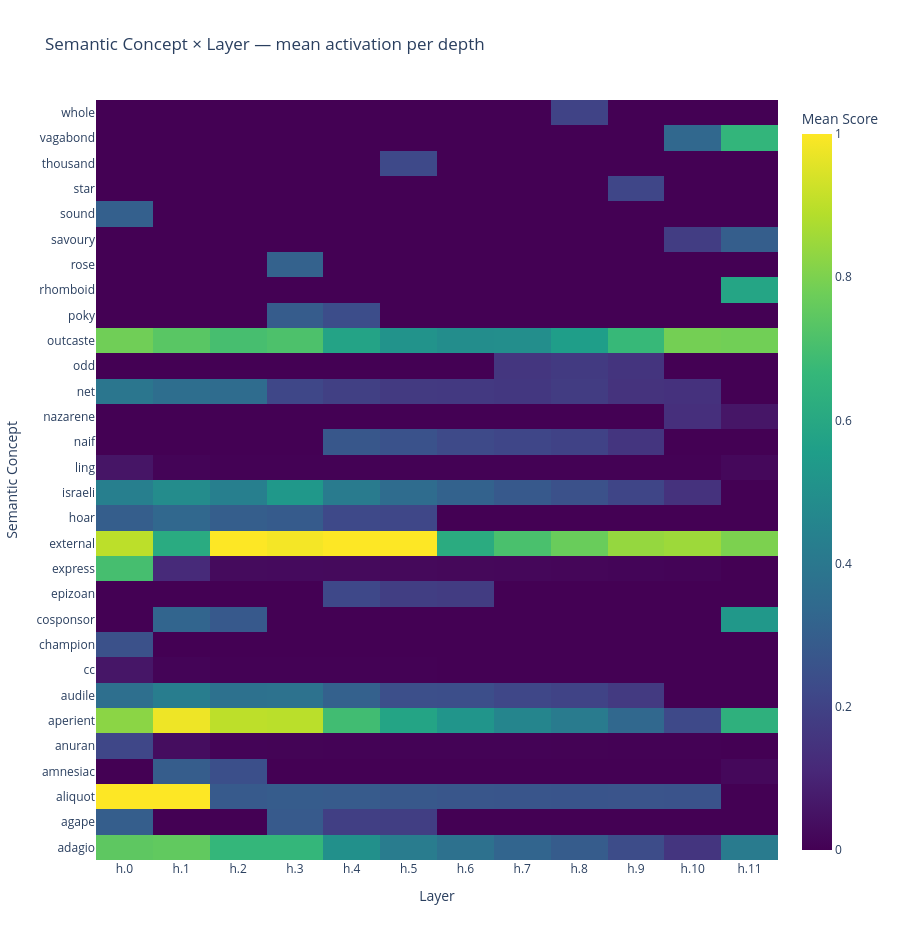

Here is the notebook cell this chart was saved with:
### Markdown cell above
## Section 12 — Semantic × Layer / Token × Semantic Heatmaps

**Left**: Which semantic concepts dominate at each transformer layer depth?
**Right**: Which concepts does each input token activate?

### Code cell
if not (NNSIGHT_AVAILABLE and SEMANTIC_AVAILABLE):
    print("Skipping")
else:
    # Semantic x Layer
    pivot_sl = (df.groupby(["semantic_label","layer_idx"])["score"]
                .mean().unstack("layer_idx").fillna(0.0))
    fig = go.Figure(go.Heatmap(
        z=pivot_sl.values, x=LAYER_LABELS, y=pivot_sl.index.tolist(),
        colorscale="Viridis",
        hovertemplate="concept: %{y}<br>layer: %{x}<br>mean score: %{z:.4f}<extra></extra>",
        colorbar=dict(title="Mean Score"),
    ))
    fig.update_layout(
        title="Semantic Concept × Layer — mean activation per depth",
        xaxis_title="Layer", yaxis_title="Semantic Concept",
        height=max(350, len(pivot_sl) * 28 + 100),
    )
    fig.show()

### Figure 1 — Plotly figure (JSON) as saved in the notebook; plotly's stock layout.template omitted (floating-point values rounded to 4 significant figures; data arrays with more than 128 entries replaced by an {"elided": "..."} marker saying what was removed)
{"data": [{"colorbar": {"title": {"text": "Mean Score"}}, "colorscale": [[0.0, "#440154"], [0.1111, "#482878"], [0.2222, "#3e4989"], [0.3333, "#31688e"], [0.4444, "#26828e"], [0.5556, "#1f9e89"], [0.6667, "#35b779"], [0.7778, "#6ece58"], [0.8889, "#b5de2b"], [1.0, "#fde725"]], "hovertemplate": "concept: %{y}<br>layer: %{x}<br>mean score: %{z:.4f}<extra></extra>", "type": "heatmap", "x": ["h.0", "h.1", "h.2", "h.3", "h.4", "h.5", "h.6", "h.7", "h.8", "h.9", "h.10", "h.11"], "y": ["adagio", "agape", "aliquot", "amnesiac", "anuran", "aperient", "audile", "cc", "champion", "cosponsor", "epizoan", "express", "external", "hoar", "israeli", "ling", "naif", "nazarene", "net", "odd", "outcaste", "poky", "rhomboid", "rose", "savoury", "sound", "star", "thousand", "vagabond", "whole"], "z": {"elided": "30x12 float values"}}], "layout": {"height": 940, "title": {"text": "Semantic Concept × Layer — mean activation per depth"}, "xaxis": {"title": {"text": "Layer"}}, "yaxis": {"title": {"text": "Semantic Concept"}}}}
